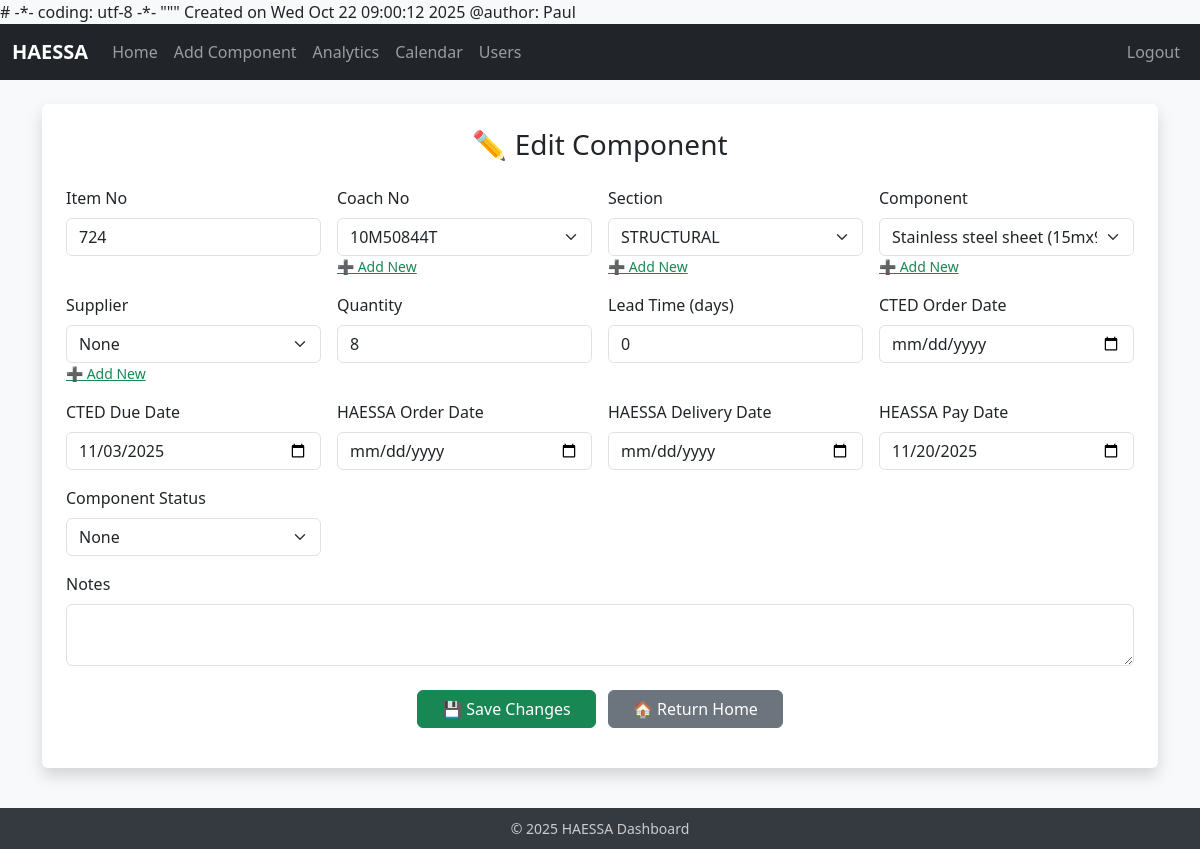
Before: /edit/724 (signed in) with the older database file.
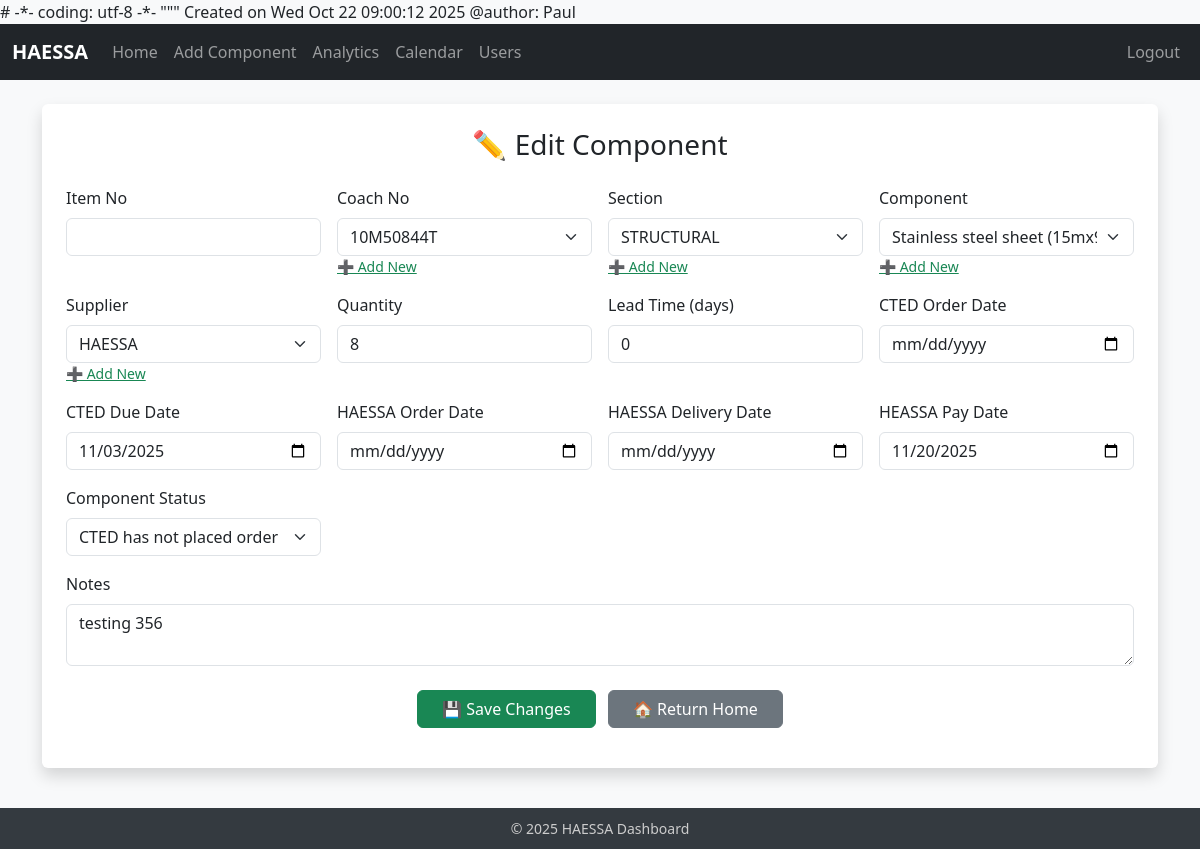
After: the same page with the newer database file.
### app.py (models this page shows, shortened)
class Components(db.Model):
    __tablename__ = "components"
    id = db.Column(db.Integer, primary_key=True)
    Item_no = db.Column(db.String(50))
    Coach_no = db.Column(db.String(50))
    Section = db.Column(db.String(100))
    Component = db.Column(db.String(100))
    Supplier = db.Column(db.String(100))
    Quantity = db.Column(db.Integer, default=9999)
    Lead_time = db.Column(db.Integer)
    CTED_order_date = db.Column(db.String(50), default="1/1/1900")
    CTED_due_date = db.Column(db.String(50), default="1/1/1900")
    HAESSA_order_date = db.Column(db.String(50), default="1/1/1900")
    HEASSA_pay_date = db.Column(db.String(50), default="1/1/1900")
    HAESSA_delivery_date = db.Column(db.String(50), default="1/1/1900")
    Component_status = db.Column(db.String(50))
    Notes = db.Column(db.String(200))

### app.py (the view, shortened to what this page needs)
@app.route("/edit/<int:id>", methods=["GET", "POST"])
@role_required("editor", "admin")
def edit(id):
    component = Components.query.get_or_404(id)
    return render_template("edit.html", component=component)

### app.py (called while the page is built)
@login_manager.user_loader
def load_user(user_id):
    try:
        return User.query.get(int(user_id))
    except Exception:
        return None

def role_required(*roles):
    def wrapper(fn):
        @wraps(fn)
        def decorated(*args, **kwargs):
            if not current_user.is_authenticated:
                return redirect(url_for("login", next=request.path))
            if current_user.role not in roles:
                flash("You don’t have permission to access this page.", "danger")
                return redirect(url_for("home"))
            return fn(*args, **kwargs)
        return decorated
    return wrapper

@app.context_processor
def inject_globals():
    return {"datetime": datetime, "current_app": current_app}

### templates/edit.html (shortened to what the changed rows need)
{% extends "base.html" %}
{% block content %}
<div class="container mt-4 p-4 bg-white shadow rounded form-container">
  <form method="POST" action="{{ url_for('edit', id=component.id) }}">
    <div class="row g-3">
      <div class="col-md-3">
        <label class="form-label">Item No</label>
        <input type="text" name="Item_no" class="form-control" value="{{ component.Item_no or '' }}">
      </div>
      <div class="col-md-3">
        <label class="form-label">Coach No</label>
        <select name="Coach_no" class="form-select editable-select">
          <option value="{{ component.Coach_no }}" selected>{{ component.Coach_no }}</option>
        </select>
        <small><a href="#" class="text-success add-option" data-target="Coach_no">➕ Add New</a></small>
      </div>
      <div class="col-md-3">
        <label class="form-label">Section</label>
        <select name="Section" class="form-select editable-select">
          <option value="{{ component.Section }}" selected>{{ component.Section }}</option>
        </select>
        <small><a href="#" class="text-success add-option" data-target="Section">➕ Add New</a></small>
      </div>
      <div class="col-md-3">
        <label class="form-label">Component</label>
        <select name="Component" class="form-select editable-select">
          <option value="{{ component.Component }}" selected>{{ component.Component }}</option>
        </select>
        <small><a href="#" class="text-success add-option" data-target="Component">➕ Add New</a></small>
      </div>
      <div class="col-md-3">
        <label class="form-label">Supplier</label>
        <select name="Supplier" class="form-select editable-select">
          <option value="{{ component.Supplier }}" selected>{{ component.Supplier }}</option>
        </select>
        <small><a href="#" class="text-success add-option" data-target="Supplier">➕ Add New</a></small>
      </div>
      <div class="col-md-3">
        <label class="form-label">Quantity</label>
        <input type="number" name="Quantity" class="form-control" min="1" value="{{ component.Quantity or 1 }}">
      </div>
      <div class="col-md-3">
        <label class="form-label">Lead Time (days)</label>
        <input type="number" name="Lead_time" class="form-control" min="0" value="{{ component.Lead_time or 0 }}">
      </div>
      <div class="col-md-3">
        <label class="form-label">CTED Order Date</label>
        <input type="date" name="CTED_order_date" class="form-control" value="{{ component.CTED_order_date }}">
      </div>
      <div class="col-md-3">
        <label class="form-label">CTED Due Date</label>
        <input type="date" name="CTED_due_date" class="form-control" value="{{ component.CTED_due_date }}">
      </div>
      <div class="col-md-3">
        <label class="form-label">HAESSA Order Date</label>
        <input type="date" name="HAESSA_order_date" class="form-control" value="{{ component.HAESSA_order_date }}">
      </div>
      <div class="col-md-3">
        <label class="form-label">HAESSA Delivery Date</label>
        <input type="date" name="HAESSA_delivery_date" class="form-control" value="{{ component.HAESSA_delivery_date }}">
      </div>
      <div class="col-md-3">
        <label class="form-label">HEASSA Pay Date</label>
        <input type="date" name="HEASSA_pay_date" class="form-control" value="{{ component.HEASSA_pay_date }}">
      </div>
      <div class="col-md-3">
        <label class="form-label">Component Status</label>
        <select name="Component_status" class="form-select">
          <option value="{{ component.Component_status }}" selected>{{ component.Component_status }}</option>
        </select>
      </div>
    </div>
    <div class="mt-3">
      <label class="form-label">Notes</label>
      <textarea name="Notes" class="form-control" rows="2">{{ component.Notes or '' }}</textarea>
    </div>
  </form>
</div>
{% endblock %}

Changed rows visible on the page:
changed Components "STRUCTURAL": Supplier "None" → "HAESSA"; Component_status "None" → "CTED has not placed order"; Notes (not shown) → "testing 356"; Item_no "724" → (not shown)
